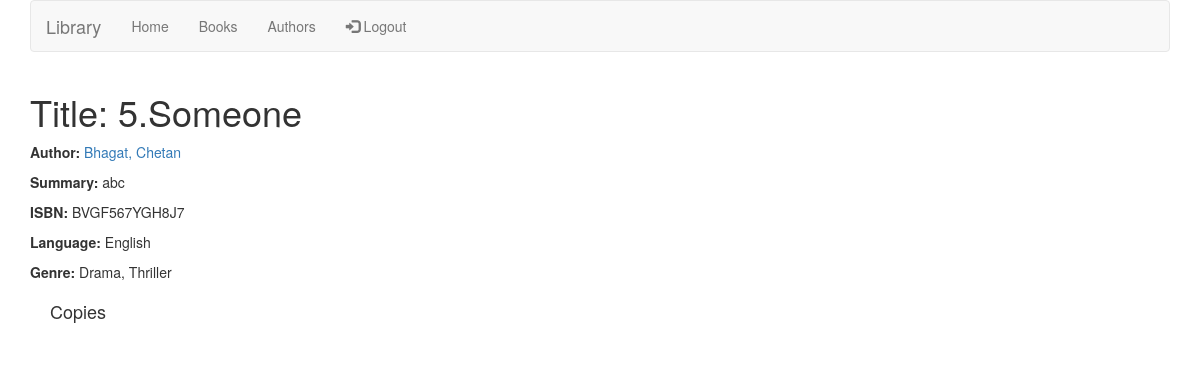
The page /book/4 (signed in) on the database its author committed.
### catalog/models.py (models this page shows, shortened)
class Book(models.Model):
    title = models.CharField(max_length=200)
    author = models.ForeignKey('Author', on_delete=models.SET_NULL, null=True)
    summary = models.TextField(max_length=1000, help_text='Enter a brief description of the book')
    isbn = models.CharField('ISBN', max_length=13, help_text='13 Character <a href="https://www.isbn-international.org/content/what-isbn">ISBN number</a>')
    genre = models.ManyToManyField(Genre, help_text='Select a genre for this book')
    language = models.ForeignKey('Language',null=True,on_delete=models.SET_NULL)

class Author(models.Model):
    first_name = models.CharField(max_length=100)
    last_name = models.CharField(max_length=100)
    date_of_birth = models.DateField(null=True, blank=True)
    date_of_death = models.DateField('Died', null=True, blank=True)
    class Meta:
        ordering = ['last_name', 'first_name']
    def __str__(self):
        return f'{self.last_name}, {self.first_name}'

class Language(models.Model):
    name = models.CharField(max_length=100)
    class Meta:
        ordering = ['name']
    def __str__(self):
        return self.name

class Genre(models.Model):
    name = models.CharField(max_length=200, help_text='Enter a book genre (e.g. Science Fiction)')
    def __str__(self):
        return self.name

### catalog/views.py (the view)
# urls.py: path('book/<int:pk>',views.BookDetailView.as_view(),name='book_detail'),
class BookDetailView(LoginRequiredMixin,DetailView):
    login_url = '/login'
    model = Book
    template_name = 'book_detail.html'
    context_object_name = 'book_detail'
    def get_context_data(self, **kwargs):
         context = super().get_context_data(**kwargs)
         context['instances'] = BookInstance.objects.filter(book__id=self.kwargs['pk'])
         print(context['instances'])
         return context

### catalog/templates/book_detail.html (shortened to what this page needs)
{% extends "base.html" %}
{% block body_block %}
  <h1>Title: {{ book_detail.title }}</h1>
  <p><strong>Author:</strong> <a href="{% url 'catalog:author_detail' book_detail.author.id %}">{{ book_detail.author }}</a></p>
  <p><strong>Summary:</strong> {{ book_detail.summary }}</p>
  <p><strong>ISBN:</strong> {{ book_detail.isbn }}</p>
  <p><strong>Language:</strong> {{ book_detail.language }}</p>
  <p><strong>Genre:</strong> {% for genre in book_detail.genre.all %} {{ genre }}{% if not forloop.last %}, {% endif %}{% endfor %}</p>
  <div style="margin-left:20px;margin-top:20px">
    <h4>Copies</h4>
    <div class="container">
    </div>
  </div>
{% endblock %}

### rows shown on the page
Book: title "5.Someone", author "Bhagat, Chetan", summary "abc", isbn "BVGF567YGH8J7", language "English"
Genre: name "Drama"
Genre: name "Thriller"
